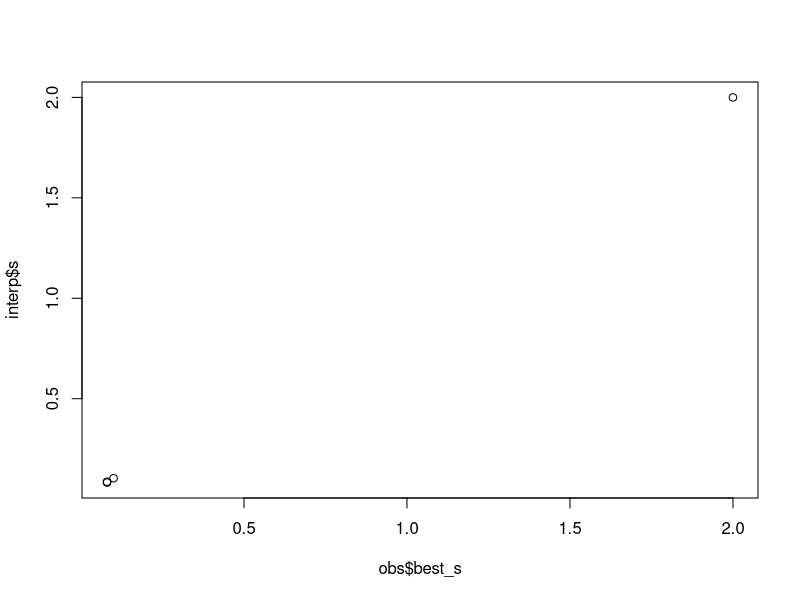
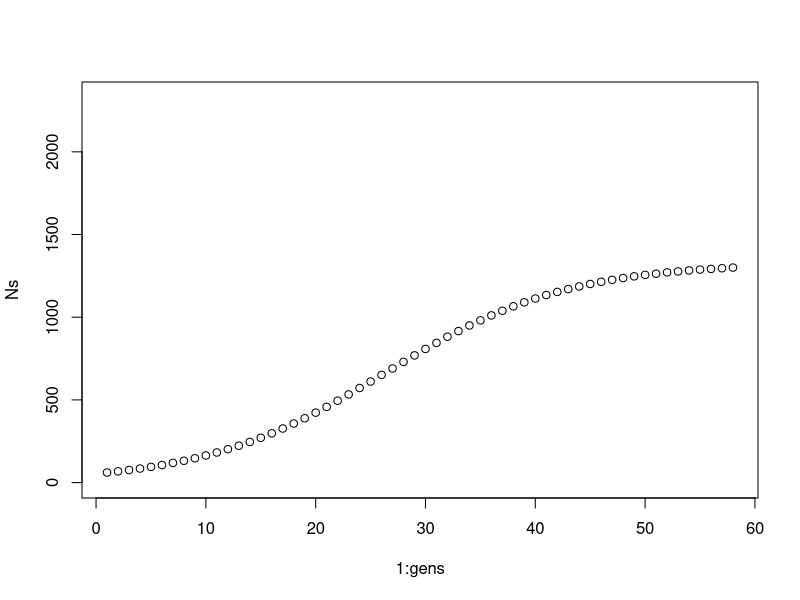

Write the R code that produced these figures, in order.
# Simulate allele frequency change at each spatial outlier and inversion outside the expected
# range (i.e. with evidence for selection on the skerry) under the previously inferred demogra-
# phic parameters and s. Simulate allelic copies from standing genetic variation (SGV) and gene
# flow (GF) separately to estimate the contribution of the two to adaptation.
#
#author: "Anja Westram"
#
######################################################################################################

rm(list=ls())


# Type of locus to analyse
type = "inv" # "out" for spatial outliers, "inv" for inversions



# Get best estimate of s for each locus from transition matrix inference
if(type == "out"){
  obs = read.table("../Data/SEQSNPTM007_ESTIMATE_S_out.txt", header=T,
                   stringsAsFactors = F)
}
if(type == "inv"){
  obs = read.table("../Data/SEQSNPTM007_ESTIMATE_S_inv.txt", header=T,
                   stringsAsFactors = F)
}
obs$best_s = apply(obs[, 7:107], 1, function(x) names(which(x==min(x))))
obs$best_s = as.numeric(gsub("s_set", "", obs$best_s))



# Get best estimate of s for each locus based on interpolation of TM results,
# and compare to TM best estimate 
if (type == "out"){
  interp = read.table("../Data/Interpolation s sel SNPs 10 Dec.csv",
                      sep=",", header=F, stringsAsFactors=F)
}
if (type == "inv"){
  interp = read.table("../Data/Interpolation s inversions 10 Dec.csv",
                      sep=",", header=F, stringsAsFactors=F)
}
names(interp) = c("s_min", "s", "s_max")
interp$cp = obs$cp

plot(obs$best_s, interp$s)



# Get observed allele frequency data and best s from interpolation into same data frame
obs = merge(obs, interp, by="cp")



# Inferred demographic parameters
N0_set = 54
r_set = 0.12
K_set = 1329
M_set = 3.24
gen_factor = 2
gens = round(gen_factor*13)+round(gen_factor*13)+round(gen_factor*3)
sampling_gens = c(round(gen_factor*13), # Generations for which we have allele frequencies
                  round(gen_factor*13)+round(gen_factor*13),
                  round(gen_factor*13)+round(gen_factor*13)+round(gen_factor*3))



#############################################################################################################
# Simulate contributions of SGV and GF ######################################################################
#############################################################################################################

# Function to get probability of sampling allelic copies after selection
sel = function(p0, p1, p2){ # p0 = Crab allele; p1 = Wave allele from SGV; p2 = Wave allele from gene flow
  pp0 = p0*1     / (p0*1 + p1*(1+s) + p2*(1+s)) # Selection
  pp1 = p1*(1+s) / (p0*1 + p1*(1+s) + p2*(1+s)) # Selection
  pp2 = p2*(1+s) / (p0*1 + p1*(1+s) + p2*(1+s)) # Selection
  return(c(pp0, pp1, pp2))
}



# Make population size for each generation
growth = function(gen) {K_set / (1 + ((K_set-N0_set)/N0_set) * exp(-r_set*gen))}
Ns = round(growth(1:gens), 0)
plot(1:gens, Ns, ylim=c(0,K_set+1000))



# Prepare plot
pdf(paste("../Data/SEQSNPTM008_SGV_VS_GF_", type, ".pdf", sep=""), 10, 16)
par(mfrow=c(7,3), mar=c(5,4,2,2), oma=c(3,3,3,3))



# Run 1000 simulations under gene flow, selection and drift for each locus, modelling allelic
# copies from gene flow vs. standing genetic variation separately
for (snp in 1:length(obs$cp)){
  
  
  # Allele freq in Wave for this SNP
  pW = obs$pW0000[snp]
  
  
  # s estimated for this SNP
  s = obs$s[snp]
  
  
  
  # Matrices that will contain simulated allele frequencies for this SNP for each generation and replicate
  res0 = matrix(ncol=gens, nrow=1000) # Allele frequency of Crab allele
  res1 = matrix(ncol=gens, nrow=1000) # Allele frequency of Wave allele from SGV
  res2 = matrix(ncol=gens, nrow=1000) # Allele frequency of Wave allele from gene flow
  
  
  
  # Run 1000 replicates
  for(repl in 1:1000){
    
    
    # Starting allele frequencies
    p0 = 1-obs$pC1992[snp] # Allele frequency of Crab allele
    p1 = obs$pC1992[snp] # Allele frequency of Wave allele from SGV
    p2 = 0 # Allele frequency of Wave allele from gene flow
    
    
    
    # Run for all generations of experiment
    for (gen in 1:gens){ 
      
      
      
      # Get previous and current population size
      if(gen==1){oldN=N0_set}else{oldN=Ns[gen-1]}
      newN = Ns[gen]
      
      
      
      # Expected frequencies after gene flow...
      p0 = ((oldN - M_set) * p0 + (M_set * (1-pW))) / oldN
      p1 = ((oldN - M_set) * p1) / oldN
      p2 = ((oldN - M_set) * p2 + M_set * pW) / oldN
      
      
      
      # ... and selection
      pp0 = p0*1     / (p0*1 + p1*(1+s) + p2*(1+s))
      pp1 = p1*(1+s) / (p0*1 + p1*(1+s) + p2*(1+s))
      pp2 = p2*(1+s) / (p0*1 + p1*(1+s) + p2*(1+s))
      
      
      
      # New frequencies after drift
      alleles = sample(c(0,1,2), newN, T, prob=c(pp0,pp1,pp2))
      p0 = length(alleles[alleles==0]) / length(alleles)
      p1 = length(alleles[alleles==1]) / length(alleles)
      p2 = length(alleles[alleles==2]) / length(alleles)
      
      
      
      # Add to output     
      res0[repl, gen] = p0
      res1[repl, gen] = p1
      res2[repl, gen] = p2
      
    }
    
  }
  
  
  
  # Get average allele frequencies across simulations
  sim0 = colMeans(res0)
  sim1 = colMeans(res1)
  sim2 = colMeans(res2)
  
  
  
  # Plot total simulated Wave allele frequency trajectory, averaged over replicates
  plot(0:gens, c(obs$pC1992[snp], sim1 + sim2), col="black", ylim=c(0,1), type="l", lwd=2,
       main=obs$cp[snp], xlab="Generation", ylab="Allele frequency", yaxt="n") # Wave allele frequency from SGV
  axis(2, seq(0,1,0.2), seq(0,1,0.2), las=2)
  
  
  
  # Add simulated contribution of SGV vs gene flow, from simulations and from back-
  # of-envelope approximation, except for loci where observations and simulations differ
  # a lot
  if(obs$cp[snp] %in% c("Contig91839_37927", "Contig55826_16617")==F){
    lines(1:gens, sim2, col=rgb(115,186,218,m=255), lwd=2, lty=2) # Wave allele frequency from gene flow
    lines(1:gens, sim1, col=rgb(224,145,87,m=255), lwd=3, lty=2) # Total Wave allele frequency from SGV
    
    
    
    # Back-of-envelope expectation - ratio (See Supplementary Text for derivation)
    sgv = obs$pC1992[snp]
    gf = (M_set/N0_set) * obs$pW0000[snp] / (r_set + obs$s[snp])
    
    
    
    # Back-of-envelope expectation - expected frequency
    sgv_exp = sgv / (sgv+gf) * obs$pS2021[snp] # (sim1[58] + sim2[58])
    gf_exp = gf / (sgv+gf) * obs$pS2021[snp] # (sim1[58] + sim2[58])
    
    
    
    # Add to plot
    points(sampling_gens[3], sgv_exp, pch=16, cex=1.5, col=rgb(224,145,87,170,m=255))
    points(sampling_gens[3], gf_exp, pch=16, cex=1.5, col=rgb(115,186,218,170,m=255))
    
  }
  
  
  
  # Add observed allele frequencies
  points(0, obs$pC1992[snp], pch=16, cex=1.5)
  points(sampling_gens[1], obs$pS2005[snp], pch=16, cex=1.5)
  points(sampling_gens[2], obs$pS2018[snp], pch=16, cex=1.5)
  points(sampling_gens[3], obs$pS2021[snp], pch=16, cex=1.5)
  
  
  
  # Include estimated s into the plot
  mtext(paste("s=", round(obs$s[snp],2), sep=""), 1, line = -2)
  
}
dev.off()
